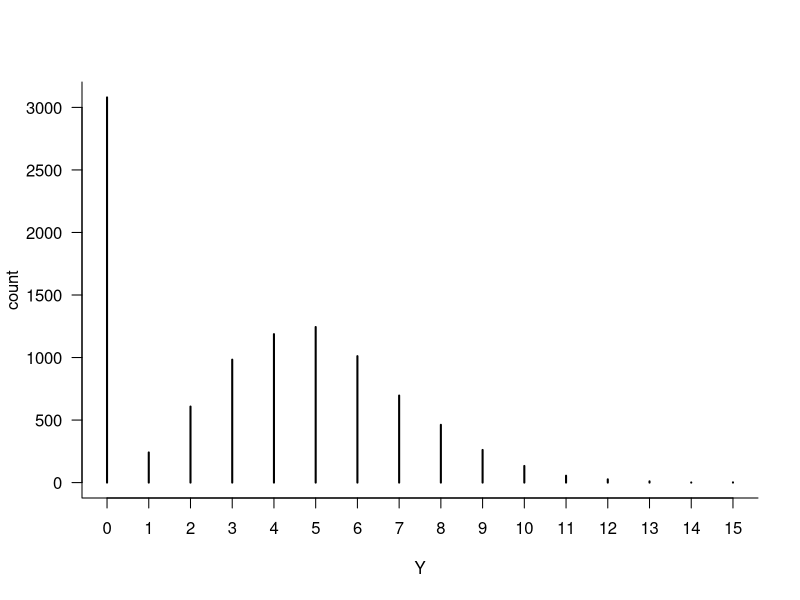
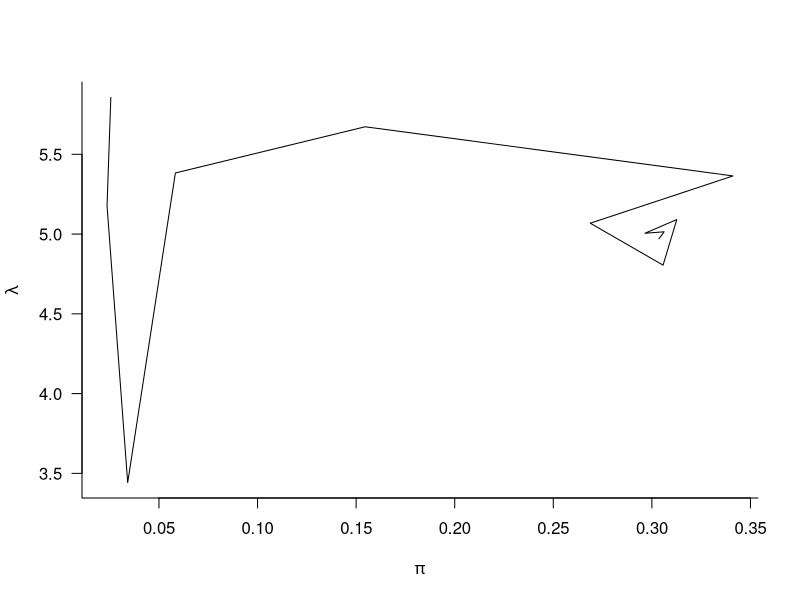
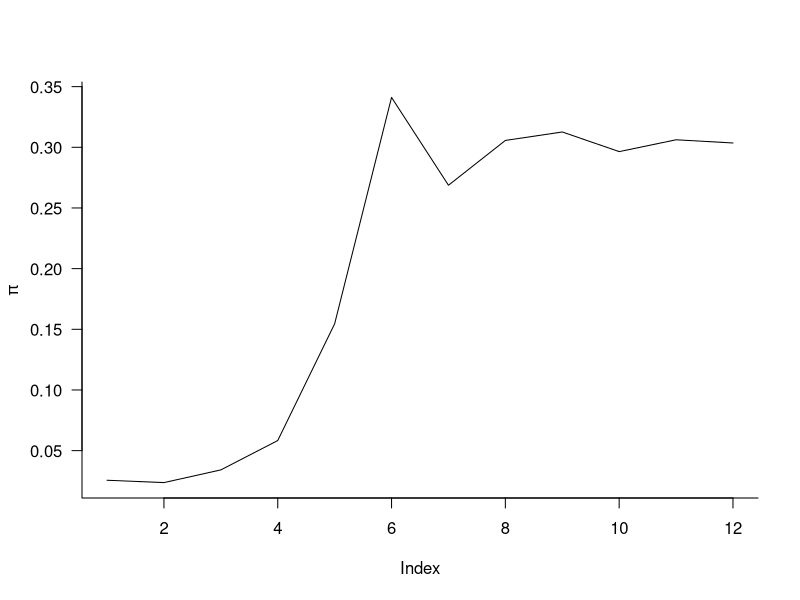
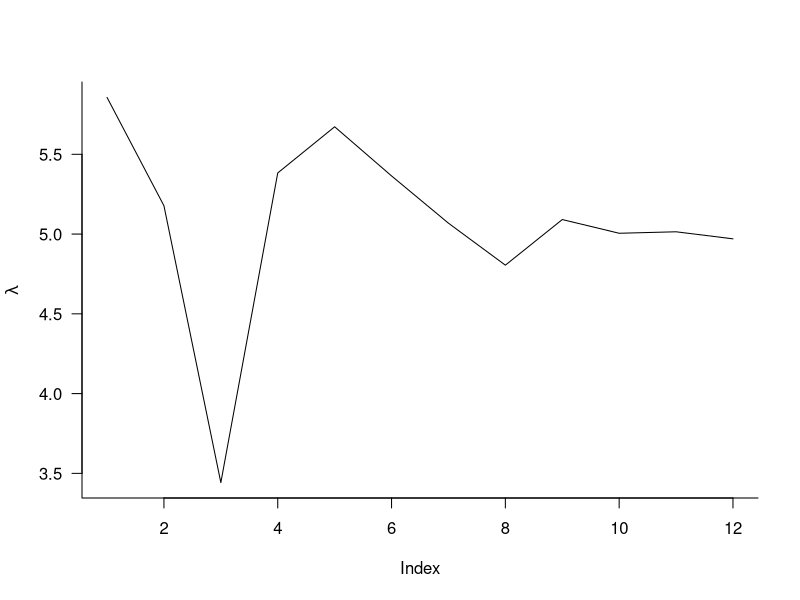

These charts were generated, in order, by the following R code:
# Script: Zero_Inflation_Model.R
# Description: This script simulates a zero-inflated Poisson model and performs Bayesian inference.

# Load necessary libraries
library(MASS)
library(mvtnorm)
library(mnormt)
library(pscl)

# Logit and inverse logit functions
logit <- function(p) log(p / (1 - p))
logit.inv <- function(eta) exp(eta) / (1 + exp(eta))

# Likelihood function for zero-inflated Poisson model
likel <- function(y, l, p) (y == 0) * p + (1 - p) * dpois(y, lambda = l)

# Proposal distributions
p.eta <- function(eta) logit.inv(eta)
p.delta <- function(delta, gamma) {
  lam <- exp(delta)
  lam * gamma * exp(-gamma * lam)
}

# Compute Metropolis-Hastings acceptance probability
calc.alpha <- function(Y, delta.s, eta.s, delta, eta, gamma = 1) {
  lambda <- exp(delta)
  lambda.s <- exp(delta.s)
  p <- logit.inv(eta)
  p.s <- logit.inv(eta.s)
  lr <- exp(sum(log(likel(Y, lambda.s, p.s)) - log(likel(Y, lambda, p))))
  alpha <- min(1, lr * (p.delta(delta.s, gamma) / p.delta(delta, gamma)) * 
                 (p.eta(eta.s) / p.eta(eta)))
  return(alpha)
}

# Set seed for reproducibility
set.seed(1)
n <- 10000

# Generate zero-inflated Poisson data
Z <- rbinom(n, size = 1, prob = 0.3)
Y <- Z * 0 + (1 - Z) * rpois(n, lambda = 5)

# Flag to control PDF generation
generate_pdf <- TRUE  # Set to TRUE to save plots

# Plot 1: Histogram of observed data
if (generate_pdf) pdf("plots/plot.zi.1.pdf", height = 5, width = 6)
plot(table(Y), ylab = "count", las = 1, bty = "l")
if (generate_pdf) dev.off()

# Initialize parameters
p <- 0.01
lambda <- 3
delta <- log(lambda)
eta <- logit(p)
sig.l <- 1
sig.p <- 1
gamma <- 0.01
ETA <- c()
DELTA <- c()
i <- 0

# Metropolis-Hastings sampling
while (i < 30000 & length(ETA) < 5000) {
  i <- i + 1
  eta.s <- eta + rnorm(1, sd = sig.p)
  delta.s <- delta + rnorm(1, sd = sig.l)
  alpha <- calc.alpha(Y, delta.s, eta.s, delta, eta, gamma)
  if ((alpha == 1) | (runif(1) < alpha)) {
    ETA <- c(ETA, eta.s)
    DELTA <- c(DELTA, delta.s)
    eta <- eta.s
    delta <- delta.s
  }
}

# Plot 2: Trajectory of sampled values
if (generate_pdf) pdf("plots/plot.zi.2.pdf", height = 5, width = 6)
plot(logit.inv(ETA)[1:100], exp(DELTA)[1:100], type = "l",
     ylab = expression(lambda), xlab = expression(pi), las = 1, bty = "l")
if (generate_pdf) dev.off()

# Plot 3: Trace plot for eta
if (generate_pdf) pdf("plots/plot.zi.3.pdf", height = 5, width = 6)
plot(logit.inv(ETA), type = "l", ylab = expression(pi), las = 1, bty = "l")
if (generate_pdf) dev.off()

# Plot 4: Trace plot for delta
if (generate_pdf) pdf("plots/plot.zi.4.pdf", height = 5, width = 6)
plot(exp(DELTA), type = "l", ylab = expression(lambda), las = 1, bty = "l")
if (generate_pdf) dev.off()

# Remove burn-in
DELTA <- DELTA[1001:length(DELTA)]
ETA <- ETA[1001:length(ETA)]

# Convert to valid numeric values
logit_eta <- logit.inv(ETA)
exp_delta <- exp(DELTA)

# Remove missing or infinite values
valid_idx <- is.finite(logit_eta) & is.finite(exp_delta)
logit_eta <- logit_eta[valid_idx]
exp_delta <- exp_delta[valid_idx]

# Ensure we have enough valid points
if (length(logit_eta) > 10 & length(exp_delta) > 10) {
  # Compute density only if we have enough valid values
  density_data <- kde2d(logit_eta, exp_delta, n = 50)
  
  # Plot 5: Joint posterior distribution
  if (generate_pdf) pdf("plots/plot.zi.5.pdf", height = 5, width = 6)
  image(density_data, xlab = expression(pi), ylab = expression(lambda), 
        ylim = c(3, 9), xlim = c(0, 0.8))
  abline(v = 0.3)
  abline(v = mean(logit_eta), lty = 2)
  abline(5, 0)
  abline(mean(exp_delta), 0, lty = 2)
  title(main = paste("n =", n))
  if (generate_pdf) dev.off()
} else {
  warning("Not enough valid data points for kde2d density estimation.")
}


# Fit zero-inflated model
summary(zeroinfl(Y ~ 1))
